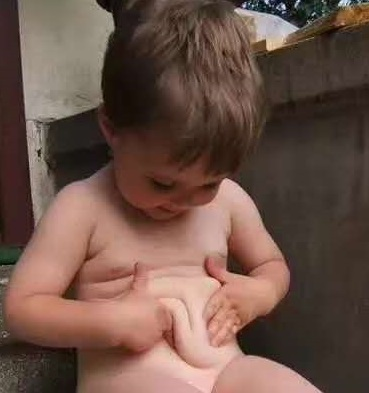
#> input picture img/men.jpg, 369 x 393 px, found by its file name
$ jupyter execute --allow-errors 'opencv_image effects.ipynb'
#> lines starting #> are read from the running program, lines starting #| are printed output that depends on the picture; after the words box and inside, x2 and y2 are one past the last pixel; in counts of white or black regions, pixels touching at a corner belong together
[cell 1]
#实现灰度效果 方法1
#opencv默认读取的是BGR
import cv2
image0 = cv2.imread("men.jpg", 0)
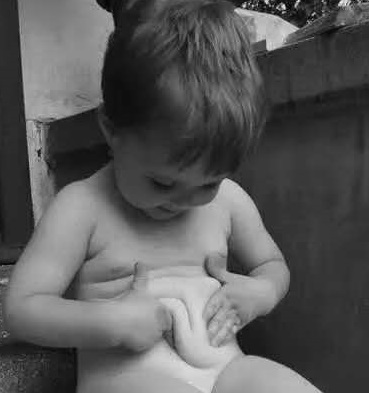
#> image0: shape (393, 369); min 0, max 250, mean 89.5
image1 = cv2.imread("men.jpg", 1)
#> image1 is the input picture: shape (393, 369, 3); mean B, G, R 72.2, 82.9, 109
print(image0.shape)
#| (393, 369)
print(image1.shape)
#| (393, 369, 3)
cv2.imshow("src", image0)
cv2.imshow("dst", image1)
cv2.imwrite('dst1.jpg',image0)
cv2.waitKey(0)

[cell 2]
#实现灰度效果 方法2
import cv2
image0 = cv2.imread("men.jpg", 1)
dst = cv2.cvtColor(image0, cv2.COLOR_BGR2GRAY)#注意不是cv2.COLOR_BAYER_BG2GRAY
dst1 = cv2.cvtColor(image0, cv2.COLOR_BGR2HLS)
#> dst1: shape (393, 369, 3); mean of channels 0, 1, 2 13.8, 90.8, 71.5
dst2 = cv2.cvtColor(image0, cv2.COLOR_BGR2RGB)
cv2.imshow("dst", dst)
cv2.imshow("dst1", dst1)
cv2.imshow("dst2", dst2)
cv2.imwrite('dst2.jpg',dst)
cv2.waitKey(0)

[cell 3]
#实现灰度效果 方法3
import cv2
import numpy as np
img = cv2.imread('men.jpg',1)
imgInfo = img.shape
#> imgInfo = (393, 369, 3)
height = imgInfo[0]
#> height = 393
width = imgInfo[1]
#> width = 369
# RGB R=G=B = gray  (R+G+B)/3
dst3 = np.zeros((height,width,3),np.uint8)#黑色蒙版
for i in range(0,height):
    for j in range(0,width):
        (b,g,r) = img[i,j]
        gray = (int(b)+int(g)+int(r))/3#防止np.unit8溢出
        dst3[i,j] = np.uint8(gray)
cv2.imshow('dst3',dst3)
cv2.imwrite('dst3.jpg',dst3)
cv2.waitKey(0)

[cell 4]
#实现灰度效果 方法4
import cv2
import numpy as np
img = cv2.imread('men.jpg',1)
imgInfo = img.shape
height = imgInfo[0]
width = imgInfo[1]
# RGB R G B  gray  (R*0.299+G*0.587+B*0.114)
dst = np.zeros((height,width,3),np.uint8)#黑色蒙版
for i in range(0,height):
    for j in range(0,width):
        (b,g,r) = img[i,j]
        gray = int(b*0.114)+int(g*0.587)+int(r*0.299)#防止np.unit8溢出
        dst[i,j] = np.uint8(gray)
#> dst: shape (393, 369, 3)
cv2.imshow('dst4',dst)
cv2.imwrite('dst4.jpg',dst)
cv2.waitKey(0)

[cell 5]
#算法优化
#1 灰度图像是很多算法的基础，比如边缘检测，人脸识别，行人检测
#2 实时性
# 定点运算比浮点运算快，加减运算比乘除运算快，移位运算比乘除运算也快
# r*0.299+g*0.587+b*0.114   放大倍数越大，精度越高
import cv2
import numpy as np
import time
img = cv2.imread('men.jpg',1)
imgInfo = img.shape
height = imgInfo[0]
width = imgInfo[1]
dst5 = np.zeros((height,width,3),np.uint8)
start = time.time()
for i in range(0,height):
    for j in range(0,width):
        (b,g,r) = img[i,j]
        b = int(b)
        g = int(g)
        r = int(r)
        #gray = b*0.114 + g*0.587 + r*0.299
        gray = (r*1+g*2+b*1)/4
        #gray = (r+(g<<1)+b)>>2#左移一位相当于*2倍
        dst5[i,j] = np.uint8(gray)
total_time = time.time() - start
print(total_time)#用来对比各种运算的时间
cv2.imshow('dst5',dst5)
cv2.imwrite('dst5.jpg',dst5)
cv2.waitKey(0)

[cell 6]
#颜色反转 类似照片上的底板效果
#灰度图像 0-255 255-当前
import cv2
import numpy as np
img = cv2.imread('men.jpg',1)
imgInfo = img.shape
height = imgInfo[0]
width = imgInfo[1]
gray = cv2.cvtColor(img,cv2.COLOR_BGR2GRAY)
dst6 = np.zeros((height,width,1),np.uint8)
for i in range(0,height):
    for j in range(0,width):
        grayPixel = gray[i,j]
        dst6[i,j] = 255-grayPixel
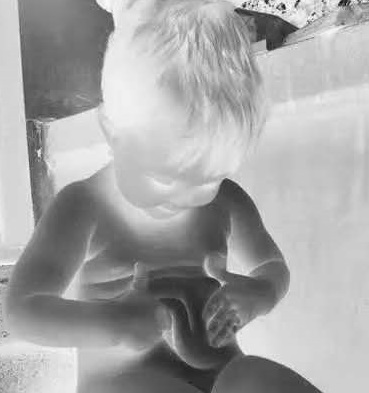
#> dst6: shape (393, 369, 1); min 5, max 255, mean 165.5
cv2.imshow('dst6',dst6)
cv2.imwrite("dst6.jpg", dst6)
cv2.waitKey(0)

[cell 7]
#颜色反转
#彩色图像 255-r 255-g 255-b
import cv2
import numpy as np
img = cv2.imread('men.jpg',1)
imgInfo = img.shape
height = imgInfo[0]
width = imgInfo[1]
#gray = cv2.cvtColor(img,cv2.COLOR_BGR2GRAY)
dst7 = np.zeros((height,width,3),np.uint8)
for i in range(0,height):
    for j in range(0,width):
        (b, g, r) = img[i,j]
        dst7[i,j] = (255-b, 255-g, 255-r)
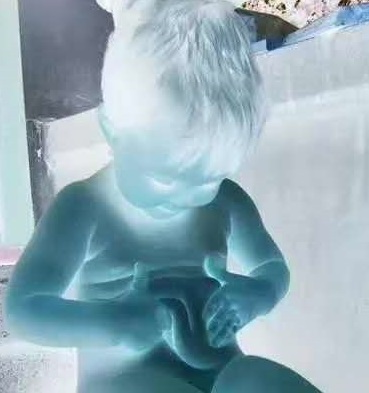
#> dst7: shape (393, 369, 3); mean B, G, R 182.8, 172.1, 146
cv2.imshow('dst7',dst7)
cv2.imwrite("dst7.jpg", dst7)
cv2.waitKey(0)

[cell 8]
#马赛克效果:将10x10的100个像素点用其中的一个像素点的值代替
import cv2
import numpy as np
img = cv2.imread('men.jpg',1)
imgInfo = img.shape
height = imgInfo[0]
width = imgInfo[1]
for m in range(100,300):
    img[m,100-1] = (0,0,255)
    img[m,200] = (0,0,255)
    for n in range(100,200):
        img[100-1, n] = (0, 0, 255)
        img[300, n] = (0,0,255)

        # pixel ->10*10
        if m%10 == 0 and n%10==0:
            for i in range(0,10):
                for j in range(0,10):
                    (b,g,r) = img[m,n]
                    img[i+m,j+n] = (b,g,r)
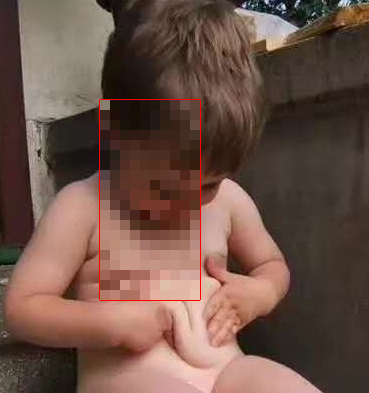
#> img: shape (393, 369, 3); 13.78% of pixels changed, all inside (x1, y1, x2, y2) = (99, 99, 201, 301)
cv2.imshow('dst8',img)
cv2.imwrite("dst8.jpg", img)
cv2.waitKey(0)

[cell 9]
#毛玻璃效果：某个像素点的像素值用周围像素点的像素值随机代替当前的像素点。
import cv2
import numpy as np
import random
img = cv2.imread('men.jpg',1)
imgInfo = img.shape
height = imgInfo[0]
width = imgInfo[1]
dst9 = np.zeros((height,width,3),np.uint8)
mm = 8
for m in range(0,height):
    for n in range(0,width):
        index = int(random.random()*8)#0-8
        (b,g,r) = img[m-index,n-index]#注意此处不可用+，会溢出
        dst9[m,n] = (b,g,r)
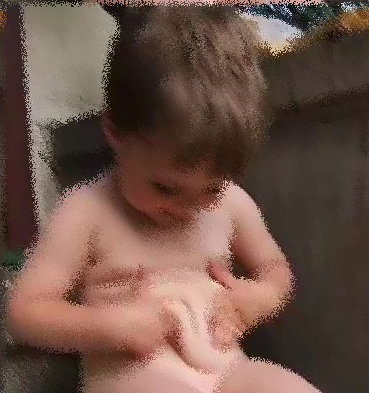
#> dst9: shape (393, 369, 3); mean B, G, R 72.2, 82.9, 109
cv2.imshow('dst9',dst9)
cv2.imwrite("dst9.jpg", img)
cv2.waitKey(0)

[cell 10]
#图片融合 融合时图片大小需要保持一致
# dst  = src1*a+src2*(1-a)
import cv2
import numpy as np
img0 = cv2.imread('men.jpg',1)
img1 = cv2.imread('gril.jpg',1)
imgInfo = img0.shape
height = imgInfo[0]
width = imgInfo[1]
# ROI
roiH = int(height)
#> roiH = 393
roiW = int(width)
#> roiW = 369
img0ROI = img0[0:roiH,0:roiW]
#> (the rest of this cell did not finish here and is left out)

[cell 11]
#边缘检测 canny实现
#实质就是卷积运算
import cv2
import numpy as np
import random
img = cv2.imread('men.jpg',1)
imgInfo = img.shape
height = imgInfo[0]
width = imgInfo[1]
cv2.imshow('src',img)
#canny算法： 1 gray 是对灰度图像处理 2 高斯 3 canny
gray = cv2.cvtColor(img,cv2.COLOR_BGR2GRAY)
imgG = cv2.GaussianBlur(gray,(3,3),0)#（3,3）是模板大小
dst11 = cv2.Canny(gray,50,50) #图片卷积 > 阈值，即为边缘点。
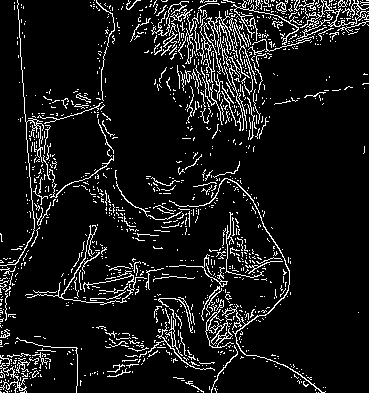
#> dst11: shape (393, 369); 9.3% white in thin lines or dots
dst12 = cv2.Canny(imgG,50,50)
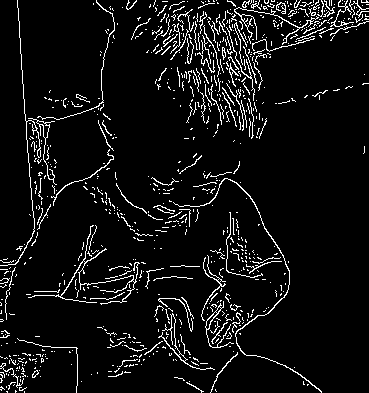
#> dst12: shape (393, 369); 6.8% white in thin lines or dots
cv2.imshow('dst11',dst11)#对比了高斯滤波的效果
cv2.imshow('dst12',dst12)
cv2.imwrite("dst11.jpg", dst11)
cv2.imwrite("dst12.jpg", dst12)
cv2.waitKey(0)

[cell 12]
#边缘检测 sobel源码实现
import cv2
import numpy as np
import random
import math
img = cv2.imread('men.jpg',1)
imgInfo = img.shape
height = imgInfo[0]
width = imgInfo[1]
cv2.imshow('src',img)
# sobel 1 算子模版 2 图片卷积 3 阈值判决
#卷积运算和矩阵运算不同，卷积运算是对应元素相乘，矩阵运算是行列式相乘
# [1 2 1          [ 1 0 -1
#  0 0 0            2 0 -2
# -1 -2 -1 ]       1 0 -1 ]
#竖直方向算子      水平方向算子
# [1 2 3 4] [a b c d] a*1+b*2+c*3+d*4 = dst
# 幅值：sqrt(a*a+b*b) = f>th  a:竖直方向梯度 竖直方向算子和图片卷积得到的 b:水平方向梯度
gray = cv2.cvtColor(img,cv2.COLOR_BGR2GRAY)
dst = np.zeros((height,width,1),np.uint8)
for i in range(0,height-2):
    for j in range(0,width-2):
        gy = gray[i,j]*1+gray[i,j+1]*2+gray[i,j+2]*1-gray[i+2,j]*1-gray[i+2,j+1]*2-gray[i+2,j+2]*1
        gx = gray[i,j]+gray[i+1,j]*2+gray[i+2,j]-gray[i,j+2]-gray[i+1,j+2]*2-gray[i+2,j+2]
        grad = math.sqrt(gx*gx+gy*gy)
        if grad>50:
            dst[i,j] = 255
        else:
            dst[i,j] = 0
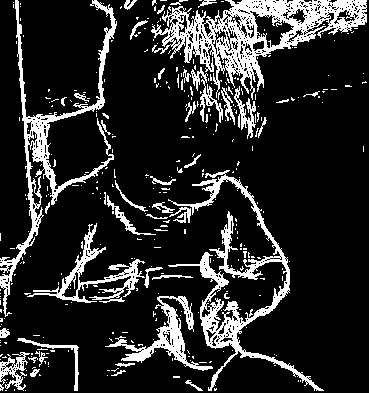
#> dst: shape (393, 369, 1); 16.6% white; 354 white regions (310 under 20 px), largest, box (x1, y1, x2, y2) and area: (151, 0, 367, 100) 6899, (168, 170, 324, 391) 4634, (0, 0, 117, 317) 3933
cv2.imshow('dst13',dst)
cv2.imwrite("dst13.jpg", dst)
cv2.waitKey(0)

[cell 13]
#浮雕效果
import cv2
import numpy as np
img = cv2.imread('men.jpg',1)
imgInfo = img.shape
height = imgInfo[0]
width = imgInfo[1]
gray = cv2.cvtColor(img,cv2.COLOR_BGR2GRAY)
# newP = gray0-gray1+150 相邻像素值的差（梯度）加一个固定值（浮雕等级）
dst = np.zeros((height,width,1),np.uint8)
for i in range(0,height):
    for j in range(0,width-1):
        grayP0 = int(gray[i,j])
        grayP1 = int(gray[i,j+1])
        newP = grayP0-grayP1+150
        if newP > 255:
            newP = 255
        if newP < 0:
            newP = 0
        dst[i,j] = newP
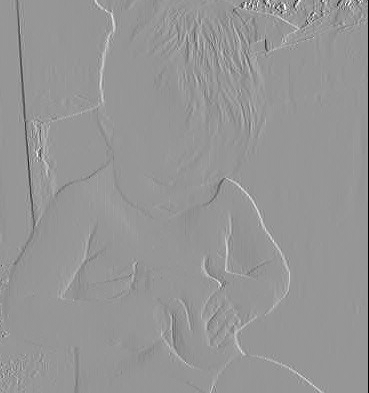
#> dst: shape (393, 369, 1); min 0, max 255, mean 149.6
cv2.imshow('dst',dst)
cv2.imwrite("dst14.jpg", dst)
cv2.waitKey(0)

[cell 14]
#颜色风格
import cv2
import numpy as np
img = cv2.imread('men.jpg',1)
cv2.imshow('src',img)
imgInfo = img.shape
height = imgInfo[0]
width = imgInfo[1]
#rgb -》RGB new “蓝色” 像素值的映射
# b=b*1.5
# g = g*1.3
dst = np.zeros((height,width,3),np.uint8)
for i in range(0,height):
    for j in range(0,width):
        (b,g,r) = img[i,j]
        b = b*1.5
        g = g*1.3
        if b>255:
            b = 255
        if g>255:
            g = 255
        dst[i,j]=(b,g,r)
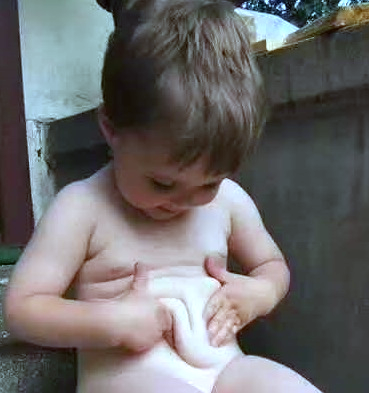
#> dst: shape (393, 369, 3); mean B, G, R 107.5, 107.3, 109
cv2.imshow('dst',dst)
cv2.imwrite("dst15.jpg", dst)
cv2.waitKey(0)
